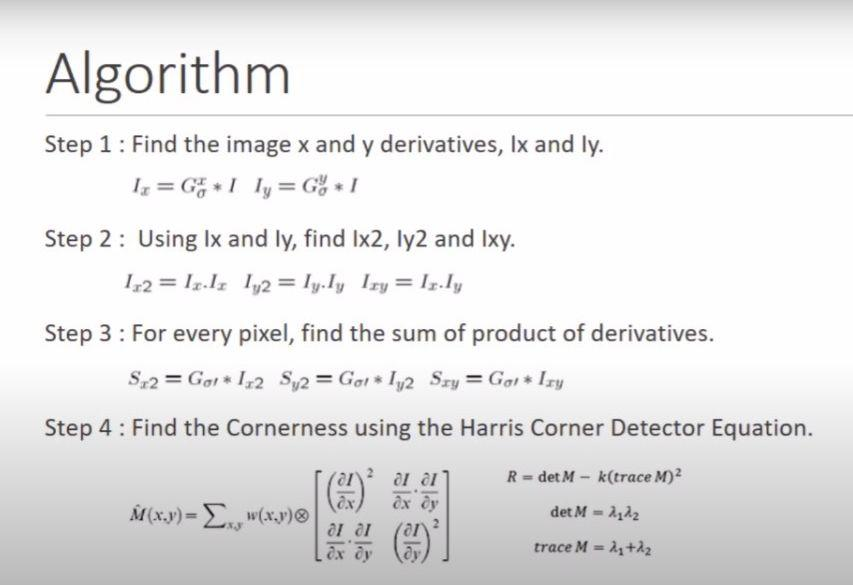
#> input picture 3- Image Processing ( 3 Sprints )/Sprint 9/Task 4/Data/Harris_Algorithm.jpg, 853 x 585 px, given in place of music.mp4, which was not available
$ jupyter execute S9_T4.ipynb   (shell and % lines are left out)   (older library calls are emulated)   (text cells are left out)
#> lines starting #> are read from the running program, lines starting #| are printed output that depends on the picture; after the words box and inside, x2 and y2 are one past the last pixel; in counts of white or black regions, pixels touching at a corner belong together; pictures that were not available may be replaced by others from this repository, and a replacement may not be noted
[cell 1]
import numpy as np
import cv2
import matplotlib.pyplot as plt

# To capture video from webcam.
# cv2.VideoCapture(index or file_name)
cap = cv2.VideoCapture('Data/music.mp4')

# params for corner detection
feature_params = dict( maxCorners = 100,
                       qualityLevel = 0.3,
                       minDistance = 7,
                       blockSize = 7 )

# Parameters for lucas kanade optical flow
lk_params = dict( winSize = (15, 15),
                  maxLevel = 2,
                   # cv2.TERM_CRITERIA_COUNT: maximum number of iterations criteria.maxCount
                  # cv2.TERM_CRITERIA_EPS: when the search window moves by less than criteria.epsilon.
                  criteria = (cv2.TERM_CRITERIA_EPS | cv2.TERM_CRITERIA_COUNT,
                              10, 0.03))

# Create some random colors
color = np.random.randint(0, 255, (100, 3))

# Take first frame and find corners in it
ret, old_frame = cap.read()
#> old_frame is the input picture: shape (585, 853, 3); mean B, G, R 231.9, 231.7, 232
old_frame_rgb = cv2.cvtColor(old_frame, cv2.COLOR_BGR2RGB)
old_gray = cv2.cvtColor(old_frame, cv2.COLOR_BGR2GRAY)

# Shi-Tomasi corner detection function
# We are detecting only 100 best corners here
# cv2.goodFeaturesToTrack(gray_img, max-corners, Quality-level , Minmum-distance, blockSize, useHarrisDetector)
p0 = cv2.goodFeaturesToTrack(old_gray, mask = None, **feature_params)
#> p0 = 100 rows, first 8: [69, 240], [189, 240], [442, 239], [183, 55], [322, 332], [69, 429], [261, 149], [52, 337]

# Create a mask image for drawing purposes
# np.zeros_like(a, dtype=None, order='K', subok=True, shape=None)
# Return an array of zeros with the same shape and type as a given array
mask = np.zeros_like(old_frame)

while(True):

    # Read the frame
    # retval, image = cv.VideoCapture.read(image)
    ret, frame = cap.read()
    frame_gray = cv2.cvtColor(frame, cv2.COLOR_BGR2GRAY)

    # calculate optical flow
    # cv.calcOpticalFlowPyrLK(prevImg, nextImg, prevPts, nextPts, status, err,
    #                         winSize, maxLevel, criteria, flags, minEigThreshold)
    # nextPts, status(0 or 1), err
    '''
     prevImg : first 8-bit input image or pyramid constructed by buildOpticalFlowPyramid.
     nextImg : second input image or pyramid of the same size and the same type as prevImg.
     prevPts : vector of 2D points for which the flow needs to be found
     nextPts : output vector of 2D points containing the calculated new positions of input
               features in the second image
     status  : - output status vector (of unsigned chars).
               - each element of the vector is set to 1 if the flow for the corresponding features has been found,
               - otherwise, it is set to 0.
     err     : - output vector of errors;
               - each element of the vector is set to an error for the corresponding feature,
               - type of the error measure can be set in flags parameter.
               - if the flow wasn't found then the error is not defined.
     winSize : size of the search window at each pyramid level.
     maxLevel: - 0-based maximal pyramid level number;
               - if set to 0, pyramids are not used (single level),
               - if set to 1, two levels are used, and so on
               - if pyramids are passed to input then algorithm will use as many levels as pyramids have but no more than maxLevel.
     criteria: parameter, specifying the termination criteria of the iterative search algorithm
     flags   : operation flags:
    '''
    p1, st, err = cv2.calcOpticalFlowPyrLK(old_gray,
                                           frame_gray,
                                           p0, None,
                                           **lk_params)
#> p1 has the same summary as p0; st = 100 values from 1 to 1; err = 100 values from 0 to 0

    # Select good points
    good_new = p1[st == 1]
#> good_new = 100 pairs, first value 48 to 759, second value 55 to 432
    good_old = p0[st == 1]
#> good_old has the same summary as good_new

    # draw the tracks
    for i, (new, old) in enumerate(zip(good_new,
                                       good_old)):
        # np.ravel(array, order = ‘C’)
        # returns contiguous flattened array(1D array with all the input-array
        #                                    elements and with the same type as it)
        a, b = new.ravel()
        c, d = old.ravel()
        # cv2.line(image, start_point, end_point, color, thickness)
        mask = cv2.line(mask, (a, b), (c, d),
                        color[i].tolist(), 2)
        # cv2.circle(image, center pt, radius, color, thickness)
        frame = cv2.circle(frame, (a, b), 5,
                           color[i].tolist(), -1)
#> this loop made 100 passes
#> (a, b, c, d) on passes 1 to 12: (69, 240, 69, 240), (189, 240, 189, 240), (442, 239, 442, 239), (183, 55, 183, 55), (322, 332, 322, 332), (69, 429, 69, 429), (261, 149, 261, 149), (52, 337, 52, 337), (52, 148, 52, 148), (52, 242, 52, 242), (107, 336, 107, 336), (542, 149, 542, 149)
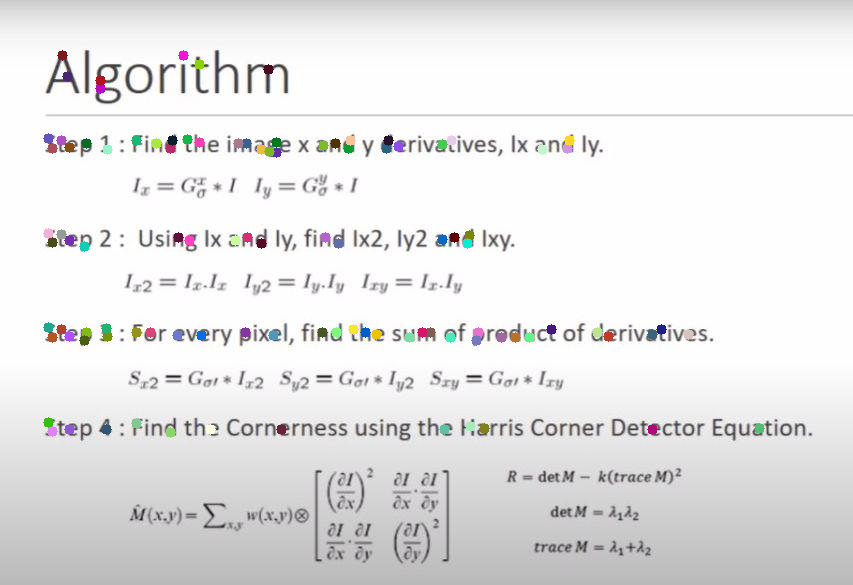
#> frame: shape (585, 853, 3); mean B, G, R 231, 230.9, 231.2
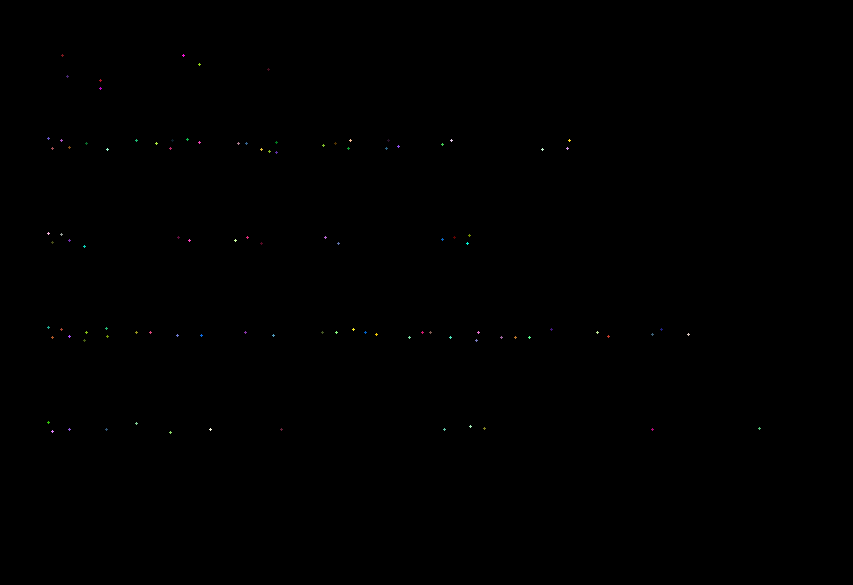
#> mask: shape (585, 853, 3); mean of channels 0, 1, 2 0.1, 0.1, 0.1; drawn as B, G, R

    # cv2.add(src1, src2, dst, mask, dtype)
    img = cv2.add(frame, mask)

    cv2.imshow('frame', img)
    img_rgb = cv2.cvtColor(img, cv2.COLOR_BGR2RGB)

    k = cv2.waitKey(25)
#> (key q is pressed here)
    if k == 27:
        break

    # Updating Previous frame and points
    old_gray = frame_gray.copy()
    p0 = good_new.reshape(-1, 1, 2)

cv2.destroyAllWindows()
cap.release()

f, (ax1, ax2) = plt.subplots(1, 2, figsize=(20,20))
ax1.set_title('old Frame')
ax1.imshow(old_frame_rgb)
ax2.set_title('Detected points Frame')
ax2.imshow(img_rgb)

[cell 2]
import cv2
import numpy as np
import matplotlib.pyplot as plt

# The video feed is read in as
# a VideoCapture object
cap = cv2.VideoCapture('Data/music.mp4')

# ret = a boolean return value from
# getting the frame, first_frame = the
# first frame in the entire video sequence
ret, first_frame = cap.read()

# Converts frame to grayscale because we
# only need the luminance channel for
# detecting edges - less computationally
# expensive
prev_gray = cv2.cvtColor(first_frame, cv2.COLOR_BGR2GRAY)

# Creates an image filled with zero
# intensities with the same dimensions
# as the frame
mask = np.zeros_like(first_frame)

# Sets image saturation to maximum
mask[..., 1] = 255

while(cap.isOpened()):

    # ret = a boolean return value from getting
    # the frame, frame = the current frame being
    # projected in the video
    ret, frame = cap.read()

    # Opens a new window and displays the input
    # frame
    frame_rgb = cv2.cvtColor(frame, cv2.COLOR_BGR2RGB)
    cv2.imshow("Input Frame", frame)

    # Converts each frame to grayscale - we previously
    # only converted the first frame to grayscale
    gray = cv2.cvtColor(frame, cv2.COLOR_BGR2GRAY)

    # Calculates dense optical flow by Farneback method
    # cv.calcOpticalFlowFarneback(prev, next, flow, pyr_scale,pyramids_levels, winsize,
    #                             iterations, poly_n, poly_sigma, flags)
    '''
    pyr_scale : parameter, specifying the image scale (<1) to build pyramids for each image
    poly_n    : - size of the pixel neighborhood used to find polynomial expansion in each pixel.
                - larger values mean that the image will be approximated with smoother surfaces
    poly_sigma: - standard deviation of the Gaussian that is used to smooth derivatives
                - for poly_n=5, you can set poly_sigma=1.1
                - for poly_n=7, a good value would be poly_sigma=1.5.
    '''
    flow = cv2.calcOpticalFlowFarneback(prev_gray, gray,
                                       None,
                                       0.5, 3, 15, 3, 5, 1.2, 0)

    # Computes the magnitude and angle of the 2D vectors
    # cv2.cartToPolar(x, y, magnitude, angle, angleInDegrees)
    magnitude, angle = cv2.cartToPolar(flow[..., 0], flow[..., 1])

    # Sets image hue according to the optical flow
    # direction
    mask[..., 0] = angle * 180 / np.pi / 2

    # Sets image value according to the optical flow
    # magnitude (normalized)
    # dst = cv2.normalize(src, dst, alpha, beta, norm_type, dtype, mask)
    # a way that the min value of dst is alpha and max value of dst is beta
    mask[..., 2] = cv2.normalize(magnitude, None, 0, 255, cv2.NORM_MINMAX)
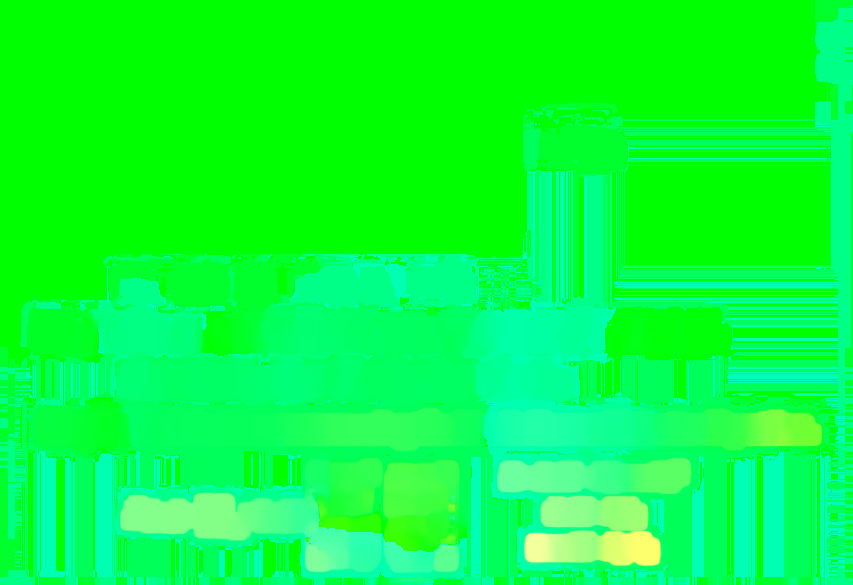
#> mask: shape (585, 853, 3); mean of channels 0, 1, 2 60.5, 255, 8.8; drawn as B, G, R

    # Converts HSV to RGB (BGR) color representation
    rgb = cv2.cvtColor(mask, cv2.COLOR_HSV2BGR)
    rgb_frame = cv2.cvtColor(mask, cv2.COLOR_HSV2RGB)

    # Opens a new window and displays the output frame
    cv2.imshow("dense optical flow", rgb)

    # Updates previous frame
    prev_gray = gray

    # Frames are read by intervals of 1 millisecond. The
    # programs breaks out of the while loop when the
    # user presses the 'q' key
    k = cv2.waitKey(25)
#> (key q is pressed here)
    if k == 27:
        break

# The following frees up resources and
# closes all windows
cap.release()
cv2.destroyAllWindows()

f, (ax1, ax2) = plt.subplots(1, 2, figsize=(20,20))
ax1.set_title('Input Frame')
ax1.imshow(frame_rgb)
ax2.set_title('Dense Optical Flow')
ax2.imshow(rgb_frame)

[cell 3]
import cv2
import matplotlib.pyplot as plt
get_ipython().run_line_magic('matplotlib', 'inline')

# import matplotlib.image as mpimg
# img = mpimg.imread('Data/bird.jpeg')

# reads image as RGB
img = cv2.imread('Data/bird.jpeg')
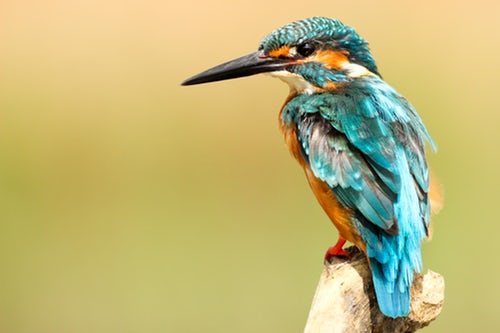
#> input picture 3- Image Processing ( 3 Sprints )/Sprint 9/Task 4/Data/bird.jpeg, 500 x 333 px
#> img is the input picture: shape (333, 500, 3); mean B, G, R 118.4, 182.1, 191.9
# Convert image to RGB
img_rgb = cv2.cvtColor(img, cv2.COLOR_BGR2RGB)
#> img_rgb: shape (333, 500, 3)
# Convert image to gray
img_gray = cv2.cvtColor(img, cv2.COLOR_BGR2GRAY)
# Convert image to YCrCb
img_YCrCb = cv2.cvtColor(img, cv2.COLOR_BGR2YCrCb)
#> img_YCrCb: shape (333, 500, 3); mean of channels 0, 1, 2 177.8, 138.1, 94.5
# Convert image to HSV
img_HSV = cv2.cvtColor(img, cv2.COLOR_BGR2HSV)
#> img_HSV: shape (333, 500, 3); mean H, S, V 31.4, 115.6, 200.2
# Converts image to LAB
img_LAB = cv2.cvtColor(img, cv2.COLOR_BGR2LAB)
#> img_LAB: shape (333, 500, 3); mean of channels 0, 1, 2 187.8, 123.5, 161.6
# Convert image to Edge map
img_laplacian = cv2.Laplacian(img, cv2.CV_64F)
# Convert image to heatmap
# plt.imshow(img, cmap ='hot')
# Convert image to spectral
# plt.imshow(img, cmap ='nipy_spectral')

# shows the image
f, (ax1, ax2, ax3, ax4, ax5, ax6, ax7, ax8) = plt.subplots(1, 8, figsize=(20,20))
ax1.set_title('RGB Image')
ax1.imshow(img_rgb)
ax2.set_title('Gray Image')
ax2.imshow(img_gray, cmap='gray')
ax3.set_title('YCrCb  Image')
ax3.imshow(img_YCrCb)
ax4.set_title('HSV  Image')
ax4.imshow(img_HSV)
ax5.set_title('LAB Image')
ax5.imshow(img_LAB)
ax6.set_title('Edge map Image')
ax6.imshow(img_laplacian)
ax7.set_title('heatmap Image')
ax7.imshow(img, cmap ='hot')
ax8.set_title('spectral Image')
ax8.imshow(img, cmap ='nipy_spectral')
#> figure, not shown here; B, G, R data is drawn as R, G, B

[cell 4]
import numpy as np
import cv2
import matplotlib.pyplot as plt

# Reading image
font = cv2.FONT_HERSHEY_COMPLEX
img = cv2.imread('Data/find_contours.jpg')
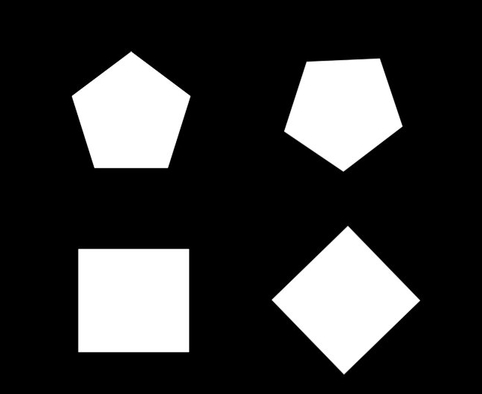
#> input picture 3- Image Processing ( 3 Sprints )/Sprint 9/Task 4/Data/find_contours.jpg, 482 x 394 px
#> img is the input picture: shape (394, 482, 3); min 0, max 255, mean 55.4

# Convert image to RGB
img_rgb = cv2.cvtColor(img, cv2.COLOR_BGR2RGB)
# Copy image to draw boundary of contours on it
img_rgb_copy = np.copy(img_rgb)
# Convert image to GRAY
img_gray = cv2.cvtColor(img, cv2.COLOR_BGR2GRAY)
#> img_gray: shape (394, 482)

# Converting image to a binary image
# ( black and white only image).
# retval, dst = cv.threshold(src, thresh, maxval, threshold_type)
_, threshold = cv2.threshold(img_gray, 110, 255, cv2.THRESH_BINARY)
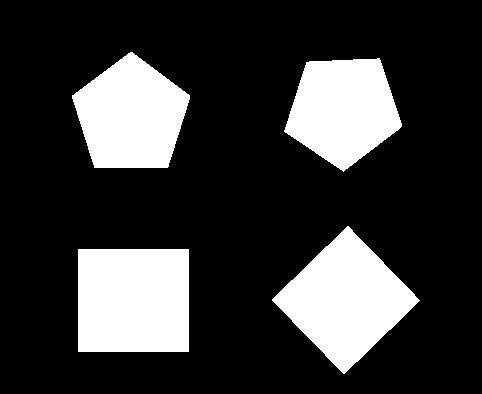
#> threshold: shape (394, 482); 21.7% white; 4 white regions

# Detecting contours in image.
# image, contours, hierarchy = cv.findContours(mode, method, offset)

# hierarchy: containing information about the image topology.

# RETR_TREE : retrieves all of the contours and reconstructs a full hierarchy of nested contours.
# CHAIN_APPROX_SIMPLE : compresses horizontal, vertical, and diagonal segments and leaves only their end points.
# offset : Optional offset by which every contour point is shifted.
contours, _= cv2.findContours(threshold, cv2.RETR_TREE,
                              cv2.CHAIN_APPROX_SIMPLE)
#> contours = 4 contours; box (x1, y1, x2, y2) and area: (78, 249, 189, 352) 11220, (272, 226, 420, 374) 10928, (72, 52, 190, 168) 9429, (284, 58, 402, 172) 9004

# Going through every contours found in the image.
for cnt in contours :

    # approxCurve = cv.approxPolyDP(curve, epsilon, closed)
    approx = cv2.approxPolyDP(cnt, 0.009 * cv2.arcLength(cnt, True), True)

    # draws boundary of contours.
    # image = cv.drawContours(image_to_draw, contours, contourIdx, color, thickness,
    #                         lineType, hierarchy, maxLevel, offset)

    cv2.drawContours(img_rgb_copy, [approx], 0, (0, 0, 255), 5)

    # Used to flatted the array containing
    # the co-ordinates of the vertices.
    n = approx.ravel()
    i = 0

    for j in n :
        if(i % 2 == 0):
            x = n[i]
            y = n[i + 1]

            # String containing the co-ordinates.
            string = str(x) + " " + str(y)

            if(i == 0):
                # text on topmost co-ordinate.
                cv2.putText(img_rgb_copy, "Arrow tip", (x, y),
                                font, 0.5, (255, 0, 0))
            else:
                # text on remaining co-ordinates.
                cv2.putText(img_rgb_copy, string, (x, y),
                          font, 0.5, (0, 255, 0))
        i = i + 1
#> this loop made 4 passes
#> n on passes 1 to 4: [78, 249, 78, 351, 188, 351, 188, 249], [348, 226, 272, 299, 343, 373, 419, 300], [379, 58, 306, 62, 284, 131, 343, 171, 397, 130, 401, 123], [130, 52, 72, 95, 94, 167, 167, 167, 189, 95]
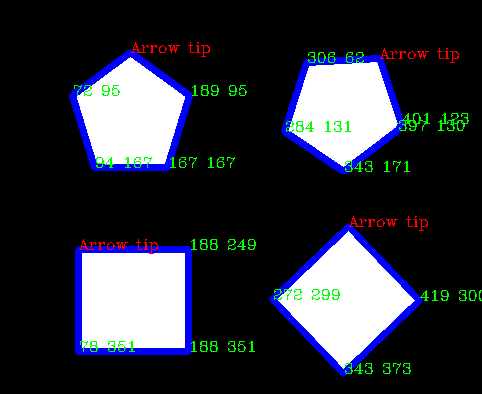
#> img_rgb_copy: shape (394, 482, 3); 7.35% of pixels changed, all inside (x1, y1, x2, y2) = (69, 42, 482, 377)

# cv2.imshow('Contours Image', img_rgb_copy)

# # Exiting the window if 'q' is pressed on the keyboard.
# if cv2.waitKey(0) & 0xFF == ord('q'):
#     cv2.destroyAllWindows()

# Showing the final image.
f, (ax1, ax2) = plt.subplots(1, 2, figsize=(20,20))
ax1.set_title('Original Image')
ax1.imshow(img_rgb)
ax2.set_title('Contours Image')
ax2.imshow(img_rgb_copy)

[cell 5]
import cv2
import numpy as np
import matplotlib.pyplot as plt

# Read image
img = cv2.imread('Data/hand.jpg')
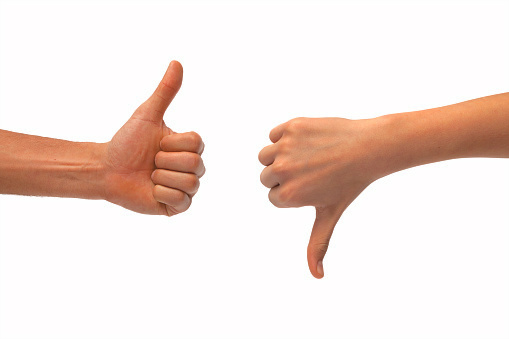
#> input picture 3- Image Processing ( 3 Sprints )/Sprint 9/Task 4/Data/hand.jpg, 509 x 339 px
#> img is the input picture: shape (339, 509, 3); mean B, G, R 221.7, 227.3, 242.6

# convert image to RGB
img_rgb = cv2.cvtColor(img, cv2.COLOR_BGR2RGB)
#> img_rgb: shape (339, 509, 3)

# make a copy of image
img_rgb_copy = np.copy(img_rgb)

# convert image to Grayscale
img_gray = cv2.cvtColor(img, cv2.COLOR_BGR2GRAY)
#> img_gray: shape (339, 509)

# Create a binary thresholded image
retval, binary = cv2.threshold(img_gray, 225, 255, cv2.THRESH_BINARY_INV)
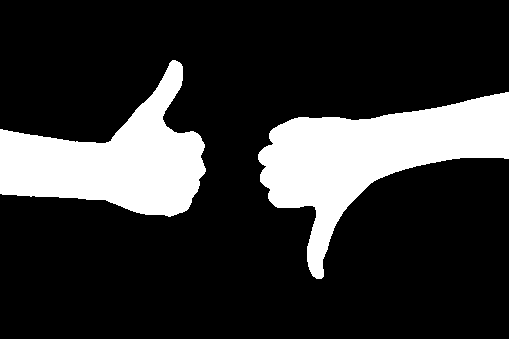
#> binary: shape (339, 509); 19.8% white; 2 white regions

# Finding Contours
# Use a copy of the image e.g. edged.copy()
# since findContours alters the image
# image, contours, hierarchy = cv.findContours(image, mode, method, contours, hierarchy, offset)
contours, hierarchy = cv2.findContours(binary,  cv2.RETR_EXTERNAL, cv2.CHAIN_APPROX_NONE)
#> contours = 2 contours; box (x1, y1, x2, y2) and area: (258, 92, 509, 279) 18140, (0, 60, 206, 217) 15366

print("Number of Contours found = " + str(len(contours)))
#| Number of Contours found = 2

# Draw all contours
# -1 signifies drawing all contours
cv2.drawContours(img_rgb_copy, contours, -1, (0, 255, 0), 3)
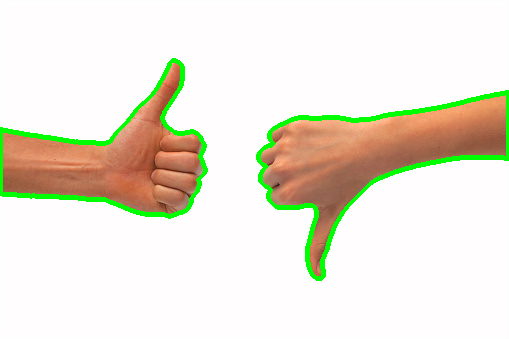
#> img_rgb_copy: shape (339, 509, 3); mean R, G, B 234.3, 230.1, 215.5

cv2.imshow('Contours', img_rgb_copy)
cv2.waitKey(0)
cv2.destroyAllWindows()

# Showing the final image.
f, (ax1, ax2, ax3) = plt.subplots(1, 3, figsize=(20,20))
ax1.set_title('Original Image')
ax1.imshow(img_rgb)
ax2.set_title('binary Image')
ax2.imshow(binary, cmap="gray")
ax3.set_title('Contours Image')
ax3.imshow(img_rgb_copy)

[cell 6]
import cv2
import numpy as np
import matplotlib.pyplot as plt

drawing = False     # true if mouse is pressed
mode = True         # if True, draw rectangle.
ix, iy = -1, -1

# mouse callback function
def draw_circle(event, x, y, flags, param):
    global ix, iy, drawing, mode

    # cv.EVENT_LBUTTONDOWN --> indicates that the left mouse button is pressed.
    if event == cv2.EVENT_LBUTTONDOWN:
        drawing = True
        ix, iy = x, y
    # cv.EVENT_MOUSEMOVE --> indicates that the mouse pointer has moved over the window.
    elif event == cv2.EVENT_MOUSEMOVE:
        if drawing == True:
            if mode == True:
                cv2.rectangle(img_copy, (ix, iy), (x, y), (0, 255, 0), 3)
                a = x
                b = y
                if a != x | b != y:
                    # img = cv.rectangle(img, pt1, pt2, color, thickness, lineType, shift)
                    # -1 --> mean that the function has to draw a filled rectangle.
                    cv2.rectangle(img_copy, (ix, iy), (x, y), (0, 0, 0), -1)
            else:
                # cv2.circle(image, center_coordinates, radius, color, thickness)
                cv2.circle(img_copy, (x, y), 5, (0, 0, 255), -1)

    # cv.EVENT_LBUTTONUP --> indicates that left mouse button is released.
    elif event == cv2.EVENT_LBUTTONUP:
        drawing = False
        if mode == True:
            cv2.rectangle(img_copy, (ix, iy), (x, y), (0, 255, 0), 2)

        else:
            cv2.circle(img_copy, (x, y), 5, (0, 0, 255), -1)

img = np.zeros((512, 512, 3), np.uint8)

img_copy = np.copy(img)
# cv.namedWindow(win_name, flags)
cv2.namedWindow('image')
cv2.setMouseCallback('image', draw_circle)

while(1):
    cv2.imshow('image', img_copy)
    k = cv2.waitKey(1) & 0xFF
#> (key q is pressed here)
    if k == ord('m'):
        mode = not mode
    elif k == 27:
        break
cv2.destroyAllWindows()

# Showing the final image.
f, (ax1, ax2) = plt.subplots(1, 2, figsize=(20,20))
ax1.set_title('Original Image')
ax1.imshow(img)
ax2.set_title('Drawing Image')
ax2.imshow(img_copy)
